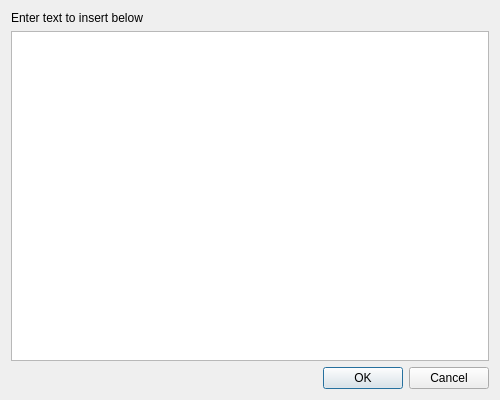
<?xml version="1.0" encoding="UTF-8"?>
<ui version="4.0">
 <class>PastebinDialog</class>
 <widget class="QWidget" name="PastebinDialog">
  <property name="geometry">
   <rect>
    <x>0</x>
    <y>0</y>
    <width>500</width>
    <height>400</height>
   </rect>
  </property>
  <property name="sizePolicy">
   <sizepolicy hsizetype="Fixed" vsizetype="Fixed">
    <horstretch>0</horstretch>
    <verstretch>0</verstretch>
   </sizepolicy>
  </property>
  <property name="minimumSize">
   <size>
    <width>500</width>
    <height>400</height>
   </size>
  </property>
  <property name="maximumSize">
   <size>
    <width>16777215</width>
    <height>16777215</height>
   </size>
  </property>
  <property name="acceptDrops">
   <bool>false</bool>
  </property>
  <property name="windowTitle">
   <string>Pastebin</string>
  </property>
  <layout class="QVBoxLayout" name="verticalLayout">
   <item>
    <widget class="QLabel" name="label">
     <property name="text">
      <string>Enter text to insert below</string>
     </property>
    </widget>
   </item>
   <item>
    <widget class="QPlainTextEdit" name="plainTextEdit">
     <property name="lineWrapMode">
      <enum>QPlainTextEdit::NoWrap</enum>
     </property>
    </widget>
   </item>
   <item>
    <widget class="QDialogButtonBox" name="buttonBox">
     <property name="standardButtons">
      <set>QDialogButtonBox::Cancel|QDialogButtonBox::Ok</set>
     </property>
    </widget>
   </item>
  </layout>
 </widget>
 <resources/>
 <connections/>
</ui>
